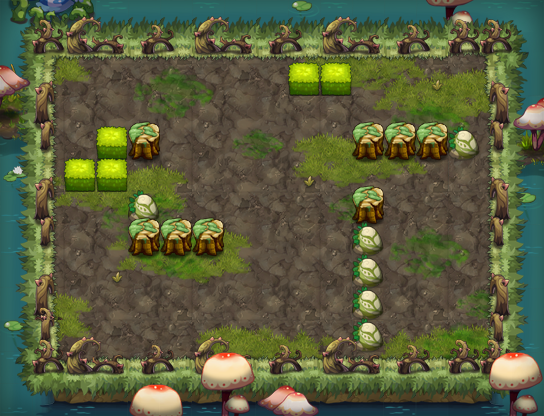

Rendered tile map (Tiled .tmx) drawn with the repository's tilesets; below, a short description and the map source with its tile grids summarised:
An orthogonal 17x13 tile map with 32x32 px tiles, 18 tile layers (PASS, 块层 15, 块层 16, 块层 17, ...) and 16 objects (12x TRAP, 3x srh2, PLAYER).

<map version="1.0" orientation="orthogonal" width="17" height="13" tilewidth="32" tileheight="32">
 <properties>
  <property name="DESTRY1" value="221" />
  <property name="DESTRY2" value="225" />
  <property name="DESTRY3" value="223" />
  <property name="DESTRY_COUNT" value="3" />
  <property name="EXP" value="560" />
  <property name="ITEM" value="D016" />
  <property name="MONEY" value="840" />
 </properties>
 <tileset firstgid="1" name="swzz" tilewidth="32" tileheight="32">
  <image source="swzz.png" width="500" height="1024" />
 </tileset>
 <layer name="PASS" width="17" height="13">
  <data>[221 cells, 124 non-empty, 17 distinct tile ids]</data>
 </layer>
 <layer name="块层 15" width="17" height="13">
  <data>[221 cells, 173 non-empty, 22 distinct tile ids]</data>
 </layer>
 <layer name="块层 16" width="17" height="13">
  <data>[221 cells, 86 non-empty, 24 distinct tile ids]</data>
 </layer>
 <layer name="块层 17" width="17" height="13">
  <data>[221 cells, 86 non-empty, 30 distinct tile ids]</data>
 </layer>
 <layer name="块层 2" width="17" height="13">
  <data>[221 cells, 104 non-empty, 8 distinct tile ids]</data>
 </layer>
 <layer name="块层 4" width="17" height="13">
  <data>[221 cells, 22 non-empty, 4 distinct tile ids]</data>
 </layer>
 <layer name="块层 3" width="17" height="13">
  <data>[221 cells, 66 non-empty, 14 distinct tile ids]</data>
 </layer>
 <layer name="块层 6" width="17" height="13">
  <data>[221 cells, 35 non-empty, 11 distinct tile ids]</data>
 </layer>
 <layer name="块层 18" width="17" height="13">
  <data>[221 cells, 56 non-empty, 5 distinct tile ids]</data>
 </layer>
 <layer name="SHELTER 10" width="17" height="13">
  <data>[221 cells, 16 non-empty, 5 distinct tile ids]</data>
 </layer>
 <layer name="SHELTER 9" width="17" height="13">
  <data>[221 cells, 1 non-empty, 1 distinct tile ids]</data>
 </layer>
 <layer name="SHELTER 8" width="17" height="13">
  <data>[221 cells, 1 non-empty, 1 distinct tile ids]</data>
 </layer>
 <layer name="SHELTER 7" width="17" height="13">
  <data>[221 cells, 1 non-empty, 1 distinct tile ids]</data>
 </layer>
 <layer name="SHELTER 6" width="17" height="13">
  <data>[221 cells, 4 non-empty, 2 distinct tile ids]</data>
 </layer>
 <layer name="SHELTER 5" width="17" height="13">
  <data>[221 cells, 2 non-empty, 2 distinct tile ids]</data>
 </layer>
 <layer name="SHELTER 4" width="17" height="13">
  <data>[221 cells, 2 non-empty, 1 distinct tile ids]</data>
 </layer>
 <layer name="SHELTER 3" width="17" height="13">
  <data>[221 cells, 6 non-empty, 3 distinct tile ids]</data>
 </layer>
 <layer name="SHELTER 1" width="17" height="13">
  <data>[221 cells, 2 non-empty, 1 distinct tile ids]</data>
 </layer>
 <objectgroup name="对象层 1" width="17" height="13" visible="0">
  <object name="PLAYER" type="PLAYER" x="448" y="96" width="32" height="32" />
  <object name="block1" type="TRAP" x="352" y="160" width="32" height="32">
   <properties>
    <property name="trap_ani" value="blok2.actor" />
    <property name="trap_blok" value="true" />
    <property name="trap_id" value="0" />
   </properties>
  </object>
  <object name="pg1" type="TRAP" x="256" y="96" width="32" height="32">
   <properties>
    <property name="trap_ani" value="poison_ground.actor" />
    <property name="trap_floor" value="true" />
    <property name="trap_script" value="target(&quot;PLAYER&quot;):onDamage(target(&quot;PLAYER&quot;):getHP()*0.1,&quot;TRAP&quot;);" />
    <property name="trap_start_mode" value="0" />
   </properties>
  </object>
  <object name="srh2" x="160" y="288" width="32" height="32">
   <properties>
    <property name="lua_ai" value="monster_srh_ai" />
    <property name="quality" value="srh2.quality" />
   </properties>
  </object>
  <object name="srh2" x="64" y="224" width="32" height="32">
   <properties>
    <property name="lua_ai" value="monster_srh_ai" />
    <property name="quality" value="srh2.quality" />
   </properties>
  </object>
  <object name="block_control1" type="TRAP" x="64" y="64" width="32" height="32">
   <properties>
    <property name="trap_ani" value="switch.actor" />
    <property name="trap_floor" value="true" />
    <property name="trap_id" value="0" />
    <property name="trap_script" value="trap(&quot;block_control1&quot;):setOpened(false);trap(&quot;block1&quot;):setOpened(false)" />
    <property name="trap_sound_id" value="2" />
    <property name="trap_start_mode" value="0" />
    <property name="trap_state" value="open" />
   </properties>
  </object>
  <object name="zi_dan_right1" type="TRAP" x="128" y="160" width="32" height="32">
   <properties>
    <property name="trap_ani" value="poison_tree.actor" />
    <property name="trap_delay" value="2" />
    <property name="trap_id" value="0" />
    <property name="trap_script" value="trap(&quot;zi_dan_right1&quot;):setAtkPower(target(&quot;PLAYER&quot;):getHP()*0.1);trap(&quot;zi_dan_right1&quot;):turnRight(); trap(&quot;zi_dan_right1&quot;):getAI():getActions():addObject( AIUseSkill:create(   SkillLua:create(&quot;skill_0002&quot;)  )  );" />
    <property name="trap_start_mode" value="2" />
    <property name="trap_state" value="open" />
    <property name="trap_turn" value="right" />
   </properties>
  </object>
  <object name="srh2" x="448" y="256" width="32" height="32">
   <properties>
    <property name="lua_ai" value="monster_srh_ai" />
    <property name="quality" value="srh2.quality" />
   </properties>
  </object>
  <object name="bh1" type="TRAP" x="160" y="96" width="32" height="32">
   <properties>
    <property name="trap_ani" value="black_hole.actor" />
    <property name="trap_floor" value="true" />
    <property name="trap_id" value="2" />
    <property name="trap_sh" value="0.1" />
    <property name="trap_sw" value="0.1" />
   </properties>
  </object>
  <object name="xy1" type="TRAP" x="160" y="96" width="32" height="32">
   <properties>
    <property name="lua_ai" value="trap_mire_ai" />
    <property name="trap_sh" value="0.1" />
    <property name="trap_sw" value="0.1" />
   </properties>
  </object>
  <object name="bh1" type="TRAP" x="288" y="288" width="32" height="32">
   <properties>
    <property name="trap_ani" value="black_hole.actor" />
    <property name="trap_floor" value="true" />
    <property name="trap_id" value="2" />
    <property name="trap_sh" value="0.1" />
    <property name="trap_sw" value="0.1" />
   </properties>
  </object>
  <object name="xy1" type="TRAP" x="288" y="288" width="32" height="32">
   <properties>
    <property name="lua_ai" value="trap_mire_ai" />
    <property name="trap_sh" value="0.1" />
    <property name="trap_sw" value="0.1" />
   </properties>
  </object>
  <object name="pg1" type="TRAP" x="288" y="96" width="32" height="32">
   <properties>
    <property name="trap_ani" value="poison_ground.actor" />
    <property name="trap_floor" value="true" />
    <property name="trap_script" value="target(&quot;PLAYER&quot;):onDamage(target(&quot;PLAYER&quot;):getHP()*0.1,&quot;TRAP&quot;);" />
    <property name="trap_start_mode" value="0" />
   </properties>
  </object>
  <object name="pg1" type="TRAP" x="320" y="96" width="32" height="32">
   <properties>
    <property name="trap_ani" value="poison_ground.actor" />
    <property name="trap_floor" value="true" />
    <property name="trap_script" value="target(&quot;PLAYER&quot;):onDamage(target(&quot;PLAYER&quot;):getHP()*0.1,&quot;TRAP&quot;);" />
    <property name="trap_start_mode" value="0" />
   </properties>
  </object>
  <object name="pg1" type="TRAP" x="320" y="128" width="32" height="32">
   <properties>
    <property name="trap_ani" value="poison_ground.actor" />
    <property name="trap_floor" value="true" />
    <property name="trap_script" value="target(&quot;PLAYER&quot;):onDamage(target(&quot;PLAYER&quot;):getHP()*0.1,&quot;TRAP&quot;);" />
    <property name="trap_start_mode" value="0" />
   </properties>
  </object>
  </objectgroup>
</map>
<!-- 1 of 16 objects omitted -->
